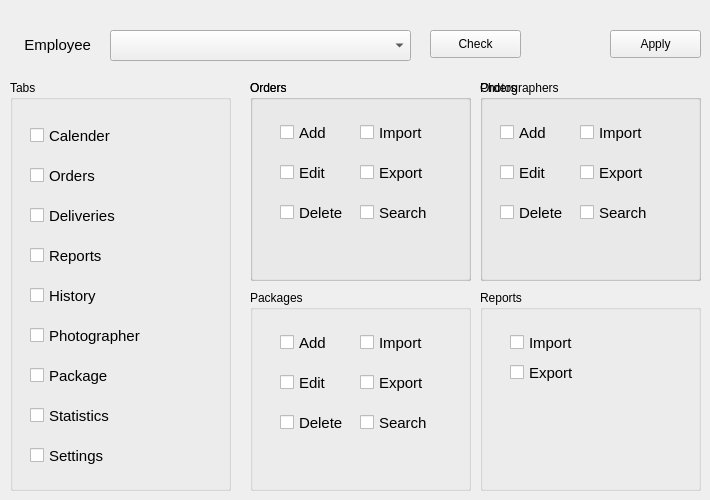
      <widget class="QWidget" name="tab_6">
       <attribute name="title">
        <string>Permissions</string>
       </attribute>
       <widget class="QComboBox" name="comboBox">
        <property name="geometry">
         <rect>
          <x>110</x>
          <y>30</y>
          <width>301</width>
          <height>31</height>
         </rect>
        </property>
       </widget>
       <widget class="QPushButton" name="pushButton_31">
        <property name="geometry">
         <rect>
          <x>430</x>
          <y>30</y>
          <width>91</width>
          <height>28</height>
         </rect>
        </property>
        <property name="text">
         <string>Check</string>
        </property>
       </widget>
       <widget class="QGroupBox" name="groupBox_14">
        <property name="geometry">
         <rect>
          <x>10</x>
          <y>80</y>
          <width>221</width>
          <height>411</height>
         </rect>
        </property>
        <property name="title">
         <string>Tabs</string>
        </property>
        <widget class="QCheckBox" name="checkBox_5">
         <property name="geometry">
          <rect>
           <x>20</x>
           <y>40</y>
           <width>130</width>
           <height>31</height>
          </rect>
         </property>
         <property name="font">
          <font>
           <pointsize>11</pointsize>
          </font>
         </property>
         <property name="text">
          <string>Calender</string>
         </property>
        </widget>
        <widget class="QCheckBox" name="checkBox_6">
         <property name="geometry">
          <rect>
           <x>20</x>
           <y>80</y>
           <width>130</width>
           <height>31</height>
          </rect>
         </property>
         <property name="font">
          <font>
           <pointsize>11</pointsize>
          </font>
         </property>
         <property name="text">
          <string>Orders</string>
         </property>
        </widget>
        <widget class="QCheckBox" name="checkBox_7">
         <property name="geometry">
          <rect>
           <x>20</x>
           <y>160</y>
           <width>130</width>
           <height>31</height>
          </rect>
         </property>
         <property name="font">
          <font>
           <pointsize>11</pointsize>
          </font>
         </property>
         <property name="text">
          <string>Reports</string>
         </property>
        </widget>
        <widget class="QCheckBox" name="checkBox_8">
         <property name="geometry">
          <rect>
           <x>20</x>
           <y>120</y>
           <width>130</width>
           <height>31</height>
          </rect>
         </property>
         <property name="font">
          <font>
           <pointsize>11</pointsize>
          </font>
         </property>
         <property name="text">
          <string>Deliveries</string>
         </property>
        </widget>
        <widget class="QCheckBox" name="checkBox_9">
         <property name="geometry">
          <rect>
           <x>20</x>
           <y>240</y>
           <width>130</width>
           <height>31</height>
          </rect>
         </property>
         <property name="font">
          <font>
           <pointsize>11</pointsize>
          </font>
         </property>
         <property name="text">
          <string>Photographer</string>
         </property>
        </widget>
        <widget class="QCheckBox" name="checkBox_10">
         <property name="geometry">
          <rect>
           <x>20</x>
           <y>280</y>
           <width>130</width>
           <height>31</height>
          </rect>
         </property>
         <property name="font">
          <font>
           <pointsize>11</pointsize>
          </font>
         </property>
         <property name="text">
          <string>Package</string>
         </property>
        </widget>
        <widget class="QCheckBox" name="checkBox_11">
         <property name="geometry">
          <rect>
           <x>20</x>
           <y>200</y>
           <width>130</width>
           <height>31</height>
          </rect>
         </property>
         <property name="font">
          <font>
           <pointsize>11</pointsize>
          </font>
         </property>
         <property name="text">
          <string>History</string>
         </property>
        </widget>
        <widget class="QCheckBox" name="checkBox_12">
         <property name="geometry">
          <rect>
           <x>20</x>
           <y>320</y>
           <width>130</width>
           <height>31</height>
          </rect>
         </property>
         <property name="font">
          <font>
           <pointsize>11</pointsize>
          </font>
         </property>
         <property name="text">
          <string>Statistics</string>
         </property>
        </widget>
        <widget class="QCheckBox" name="checkBox_13">
         <property name="geometry">
          <rect>
           <x>20</x>
           <y>360</y>
           <width>130</width>
           <height>31</height>
          </rect>
         </property>
         <property name="font">
          <font>
           <pointsize>11</pointsize>
          </font>
         </property>
         <property name="text">
          <string>Settings</string>
         </property>
        </widget>
       </widget>
       <widget class="QGroupBox" name="groupBox_15">
        <property name="geometry">
         <rect>
          <x>250</x>
          <y>80</y>
          <width>221</width>
          <height>201</height>
         </rect>
        </property>
        <property name="title">
         <string>Orders</string>
        </property>
        <widget class="QGroupBox" name="groupBox_16">
         <property name="geometry">
          <rect>
           <x>0</x>
           <y>0</y>
           <width>221</width>
           <height>201</height>
          </rect>
         </property>
         <property name="title">
          <string>Orders</string>
         </property>
         <widget class="QCheckBox" name="checkBox_42">
          <property name="geometry">
           <rect>
            <x>30</x>
            <y>80</y>
            <width>75</width>
            <height>25</height>
           </rect>
          </property>
          <property name="font">
           <font>
            <pointsize>11</pointsize>
           </font>
          </property>
          <property name="text">
           <string>Edit</string>
          </property>
         </widget>
         <widget class="QCheckBox" name="checkBox_39">
          <property name="geometry">
           <rect>
            <x>30</x>
            <y>40</y>
            <width>75</width>
            <height>25</height>
           </rect>
          </property>
          <property name="font">
           <font>
            <pointsize>11</pointsize>
           </font>
          </property>
          <property name="text">
           <string>Add</string>
          </property>
         </widget>
         <widget class="QCheckBox" name="checkBox_38">
          <property name="geometry">
           <rect>
            <x>110</x>
            <y>80</y>
            <width>75</width>
            <height>25</height>
           </rect>
          </property>
          <property name="font">
           <font>
            <pointsize>11</pointsize>
           </font>
          </property>
          <property name="text">
           <string>Export</string>
          </property>
         </widget>
         <widget class="QCheckBox" name="checkBox_41">
          <property name="geometry">
           <rect>
            <x>110</x>
            <y>40</y>
            <width>75</width>
            <height>25</height>
           </rect>
          </property>
          <property name="font">
           <font>
            <pointsize>11</pointsize>
           </font>
          </property>
          <property name="text">
           <string>Import</string>
          </property>
         </widget>
         <widget class="QCheckBox" name="checkBox_37">
          <property name="geometry">
           <rect>
            <x>110</x>
            <y>120</y>
            <width>75</width>
            <height>25</height>
           </rect>
          </property>
          <property name="font">
           <font>
            <pointsize>11</pointsize>
           </font>
          </property>
          <property name="text">
           <string>Search</string>
          </property>
         </widget>
         <widget class="QCheckBox" name="checkBox_40">
          <property name="geometry">
           <rect>
            <x>30</x>
            <y>120</y>
            <width>75</width>
            <height>25</height>
           </rect>
          </property>
          <property name="font">
           <font>
            <pointsize>11</pointsize>
           </font>
          </property>
          <property name="text">
           <string>Delete</string>
          </property>
         </widget>
        </widget>
       </widget>
       <widget class="QGroupBox" name="groupBox_17">
        <property name="geometry">
         <rect>
          <x>250</x>
          <y>290</y>
          <width>221</width>
          <height>201</height>
         </rect>
        </property>
        <property name="title">
         <string>Packages</string>
        </property>
        <widget class="QCheckBox" name="checkBox_43">
         <property name="geometry">
          <rect>
           <x>110</x>
           <y>120</y>
           <width>75</width>
           <height>25</height>
          </rect>
         </property>
         <property name="font">
          <font>
           <pointsize>11</pointsize>
          </font>
         </property>
         <property name="text">
          <string>Search</string>
         </property>
        </widget>
        <widget class="QCheckBox" name="checkBox_44">
         <property name="geometry">
          <rect>
           <x>110</x>
           <y>80</y>
           <width>75</width>
           <height>25</height>
          </rect>
         </property>
         <property name="font">
          <font>
           <pointsize>11</pointsize>
          </font>
         </property>
         <property name="text">
          <string>Export</string>
         </property>
        </widget>
        <widget class="QCheckBox" name="checkBox_22">
         <property name="geometry">
          <rect>
           <x>30</x>
           <y>40</y>
           <width>75</width>
           <height>25</height>
          </rect>
         </property>
         <property name="font">
          <font>
           <pointsize>11</pointsize>
          </font>
         </property>
         <property name="text">
          <string>Add</string>
         </property>
        </widget>
        <widget class="QCheckBox" name="checkBox_23">
         <property name="geometry">
          <rect>
           <x>30</x>
           <y>120</y>
           <width>75</width>
           <height>25</height>
          </rect>
         </property>
         <property name="font">
          <font>
           <pointsize>11</pointsize>
          </font>
         </property>
         <property name="text">
          <string>Delete</string>
         </property>
        </widget>
        <widget class="QCheckBox" name="checkBox_24">
         <property name="geometry">
          <rect>
           <x>110</x>
           <y>40</y>
           <width>75</width>
           <height>25</height>
          </rect>
         </property>
         <property name="font">
          <font>
           <pointsize>11</pointsize>
          </font>
         </property>
         <property name="text">
          <string>Import</string>
         </property>
        </widget>
        <widget class="QCheckBox" name="checkBox_25">
         <property name="geometry">
          <rect>
           <x>30</x>
           <y>80</y>
           <width>75</width>
           <height>25</height>
          </rect>
         </property>
         <property name="font">
          <font>
           <pointsize>11</pointsize>
          </font>
         </property>
         <property name="text">
          <string>Edit</string>
         </property>
        </widget>
       </widget>
       <widget class="QGroupBox" name="groupBox_20">
        <property name="geometry">
         <rect>
          <x>480</x>
          <y>80</y>
          <width>221</width>
          <height>201</height>
         </rect>
        </property>
        <property name="title">
         <string>Orders</string>
        </property>
        <widget class="QGroupBox" name="groupBox_21">
         <property name="geometry">
          <rect>
           <x>0</x>
           <y>0</y>
           <width>221</width>
           <height>201</height>
          </rect>
         </property>
         <property name="title">
          <string>Photographers</string>
         </property>
         <widget class="QCheckBox" name="checkBox_18">
          <property name="geometry">
           <rect>
            <x>20</x>
            <y>40</y>
            <width>75</width>
            <height>25</height>
           </rect>
          </property>
          <property name="font">
           <font>
            <pointsize>11</pointsize>
           </font>
          </property>
          <property name="text">
           <string>Add</string>
          </property>
         </widget>
         <widget class="QCheckBox" name="checkBox_19">
          <property name="geometry">
           <rect>
            <x>100</x>
            <y>40</y>
            <width>75</width>
            <height>25</height>
           </rect>
          </property>
          <property name="font">
           <font>
            <pointsize>11</pointsize>
           </font>
          </property>
          <property name="text">
           <string>Import</string>
          </property>
         </widget>
         <widget class="QCheckBox" name="checkBox_20">
          <property name="geometry">
           <rect>
            <x>20</x>
            <y>120</y>
            <width>75</width>
            <height>25</height>
           </rect>
          </property>
          <property name="font">
           <font>
            <pointsize>11</pointsize>
           </font>
          </property>
          <property name="text">
           <string>Delete</string>
          </property>
         </widget>
         <widget class="QCheckBox" name="checkBox_21">
          <property name="geometry">
           <rect>
            <x>20</x>
            <y>80</y>
            <width>75</width>
            <height>25</height>
           </rect>
          </property>
          <property name="font">
           <font>
            <pointsize>11</pointsize>
           </font>
          </property>
          <property name="text">
           <string>Edit</string>
          </property>
         </widget>
         <widget class="QCheckBox" name="checkBox_30">
          <property name="geometry">
           <rect>
            <x>100</x>
            <y>80</y>
            <width>75</width>
            <height>25</height>
           </rect>
          </property>
          <property name="font">
           <font>
            <pointsize>11</pointsize>
           </font>
          </property>
          <property name="text">
           <string>Export</string>
          </property>
         </widget>
         <widget class="QCheckBox" name="checkBox_36">
          <property name="geometry">
           <rect>
            <x>100</x>
            <y>120</y>
            <width>75</width>
            <height>25</height>
           </rect>
          </property>
          <property name="font">
           <font>
            <pointsize>11</pointsize>
           </font>
          </property>
          <property name="text">
           <string>Search</string>
          </property>
         </widget>
        </widget>
       </widget>
       <widget class="QGroupBox" name="groupBox_22">
        <property name="geometry">
         <rect>
          <x>480</x>
          <y>290</y>
          <width>221</width>
          <height>201</height>
         </rect>
        </property>
        <property name="title">
         <string>Reports</string>
        </property>
        <widget class="QCheckBox" name="checkBox_27">
         <property name="geometry">
          <rect>
           <x>30</x>
           <y>40</y>
           <width>130</width>
           <height>25</height>
          </rect>
         </property>
         <property name="font">
          <font>
           <pointsize>11</pointsize>
          </font>
         </property>
         <property name="text">
          <string>Import</string>
         </property>
        </widget>
        <widget class="QCheckBox" name="checkBox_28">
         <property name="geometry">
          <rect>
           <x>30</x>
           <y>70</y>
           <width>130</width>
           <height>25</height>
          </rect>
         </property>
         <property name="font">
          <font>
           <pointsize>11</pointsize>
          </font>
         </property>
         <property name="text">
          <string>Export</string>
         </property>
        </widget>
       </widget>
       <widget class="QLabel" name="label_7">
        <property name="geometry">
         <rect>
          <x>10</x>
          <y>30</y>
          <width>81</width>
          <height>30</height>
         </rect>
        </property>
        <property name="font">
         <font>
          <pointsize>11</pointsize>
         </font>
        </property>
        <property name="text">
         <string>Employee</string>
        </property>
        <property name="alignment">
         <set>Qt::AlignRight|Qt::AlignTrailing|Qt::AlignVCenter</set>
        </property>
       </widget>
       <widget class="QPushButton" name="pushButton_38">
        <property name="geometry">
         <rect>
          <x>610</x>
          <y>30</y>
          <width>91</width>
          <height>28</height>
         </rect>
        </property>
        <property name="text">
         <string>Apply</string>
        </property>
       </widget>
      </widget>
